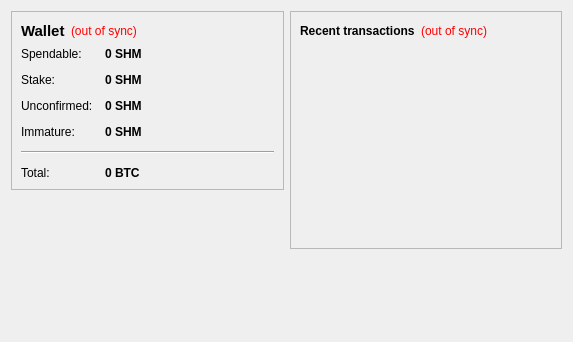
<?xml version="1.0" encoding="UTF-8"?>
<ui version="4.0">
 <class>OverviewPage</class>
 <widget class="QWidget" name="OverviewPage">
  <property name="geometry">
   <rect>
    <x>0</x>
    <y>0</y>
    <width>573</width>
    <height>342</height>
   </rect>
  </property>
  <property name="windowTitle">
   <string>Form</string>
  </property>
  <layout class="QHBoxLayout" name="horizontalLayout" stretch="1,1">
   <item>
    <layout class="QVBoxLayout" name="verticalLayout_2">
     <item>
      <widget class="QFrame" name="frame">
       <property name="frameShape">
        <enum>QFrame::StyledPanel</enum>
       </property>
       <property name="frameShadow">
        <enum>QFrame::Raised</enum>
       </property>
       <layout class="QVBoxLayout" name="verticalLayout_4">
        <item>
         <layout class="QHBoxLayout" name="horizontalLayout_4">
          <item>
           <widget class="QLabel" name="label_5">
            <property name="font">
             <font>
              <pointsize>11</pointsize>
              <weight>75</weight>
              <bold>true</bold>
             </font>
            </property>
            <property name="text">
             <string>Wallet</string>
            </property>
           </widget>
          </item>
          <item>
           <widget class="QLabel" name="labelWalletStatus">
            <property name="toolTip">
             <string>The displayed information may be out of date. Your wallet automatically synchronizes with the Saham network after a connection is established, but this process has not completed yet.</string>
            </property>
            <property name="styleSheet">
             <string notr="true">QLabel { color: red; }</string>
            </property>
            <property name="text">
             <string notr="true">(out of sync)</string>
            </property>
            <property name="alignment">
             <set>Qt::AlignLeading|Qt::AlignLeft|Qt::AlignVCenter</set>
            </property>
           </widget>
          </item>
          <item>
           <spacer name="horizontalSpacer_2">
            <property name="orientation">
             <enum>Qt::Horizontal</enum>
            </property>
            <property name="sizeHint" stdset="0">
             <size>
              <width>40</width>
              <height>20</height>
             </size>
            </property>
           </spacer>
          </item>
         </layout>
        </item>
        <item>
         <layout class="QFormLayout" name="formLayout_2">
          <property name="fieldGrowthPolicy">
           <enum>QFormLayout::AllNonFixedFieldsGrow</enum>
          </property>
          <property name="horizontalSpacing">
           <number>12</number>
          </property>
          <property name="verticalSpacing">
           <number>12</number>
          </property>
          <item row="0" column="0">
           <widget class="QLabel" name="label">
            <property name="text">
             <string>Spendable:</string>
            </property>
           </widget>
          </item>
          <item row="0" column="1">
           <widget class="QLabel" name="labelBalance">
            <property name="font">
             <font>
              <weight>75</weight>
              <bold>true</bold>
             </font>
            </property>
            <property name="cursor">
             <cursorShape>IBeamCursor</cursorShape>
            </property>
            <property name="toolTip">
             <string>Your current spendable balance</string>
            </property>
            <property name="text">
             <string notr="true">0 SHM</string>
            </property>
            <property name="textInteractionFlags">
             <set>Qt::LinksAccessibleByMouse|Qt::TextSelectableByKeyboard|Qt::TextSelectableByMouse</set>
            </property>
           </widget>
          </item>
          <item row="1" column="0">
           <widget class="QLabel" name="label_6">
            <property name="text">
             <string>Stake:</string>
            </property>
           </widget>
          </item>
          <item row="1" column="1">
           <widget class="QLabel" name="labelStake">
            <property name="font">
             <font>
              <weight>75</weight>
              <bold>true</bold>
             </font>
            </property>
            <property name="cursor">
             <cursorShape>IBeamCursor</cursorShape>
            </property>
            <property name="toolTip">
             <string>Total of coins that was staked, and do not yet count toward the current balance</string>
            </property>
            <property name="text">
             <string notr="true">0 SHM</string>
            </property>
            <property name="textInteractionFlags">
             <set>Qt::LinksAccessibleByMouse|Qt::TextSelectableByKeyboard|Qt::TextSelectableByMouse</set>
            </property>
           </widget>
          </item>
          <item row="2" column="0">
           <widget class="QLabel" name="label_3">
            <property name="text">
             <string>Unconfirmed:</string>
            </property>
           </widget>
          </item>
          <item row="2" column="1">
           <widget class="QLabel" name="labelUnconfirmed">
            <property name="font">
             <font>
              <weight>75</weight>
              <bold>true</bold>
             </font>
            </property>
            <property name="cursor">
             <cursorShape>IBeamCursor</cursorShape>
            </property>
            <property name="toolTip">
             <string>Total of transactions that have yet to be confirmed, and do not yet count toward the current balance</string>
            </property>
            <property name="text">
             <string notr="true">0 SHM</string>
            </property>
            <property name="textInteractionFlags">
             <set>Qt::LinksAccessibleByMouse|Qt::TextSelectableByKeyboard|Qt::TextSelectableByMouse</set>
            </property>
           </widget>
          </item>
          <item row="3" column="0">
           <widget class="QLabel" name="labelImmatureText">
            <property name="text">
             <string>Immature:</string>
            </property>
           </widget>
          </item>
          <item row="3" column="1">
           <widget class="QLabel" name="labelImmature">
            <property name="font">
             <font>
              <weight>75</weight>
              <bold>true</bold>
             </font>
            </property>
            <property name="toolTip">
             <string>Mined balance that has not yet matured</string>
            </property>
            <property name="text">
             <string notr="true">0 SHM</string>
            </property>
            <property name="textInteractionFlags">
             <set>Qt::LinksAccessibleByMouse|Qt::TextSelectableByKeyboard|Qt::TextSelectableByMouse</set>
            </property>
           </widget>
          </item>
          <item row="4" column="0" colspan="2">
           <widget class="Line" name="line">
            <property name="orientation">
             <enum>Qt::Horizontal</enum>
            </property>
           </widget>
          </item>
          <item row="5" column="0">
           <widget class="QLabel" name="labelTotalText">
            <property name="text">
             <string>Total:</string>
            </property>
           </widget>
          </item>
          <item row="5" column="1">
           <widget class="QLabel" name="labelTotal">
            <property name="font">
             <font>
              <weight>75</weight>
              <bold>true</bold>
             </font>
            </property>
            <property name="cursor">
             <cursorShape>IBeamCursor</cursorShape>
            </property>
            <property name="toolTip">
             <string>Your current total balance</string>
            </property>
            <property name="text">
             <string notr="true">0 BTC</string>
            </property>
            <property name="textInteractionFlags">
             <set>Qt::LinksAccessibleByMouse|Qt::TextSelectableByKeyboard|Qt::TextSelectableByMouse</set>
            </property>
           </widget>
          </item>
         </layout>
        </item>
       </layout>
      </widget>
     </item>
     <item>
      <spacer name="verticalSpacer">
       <property name="orientation">
        <enum>Qt::Vertical</enum>
       </property>
       <property name="sizeHint" stdset="0">
        <size>
         <width>20</width>
         <height>40</height>
        </size>
       </property>
      </spacer>
     </item>
    </layout>
   </item>
   <item>
    <layout class="QVBoxLayout" name="verticalLayout_3">
     <item>
      <widget class="QFrame" name="frame_2">
       <property name="frameShape">
        <enum>QFrame::StyledPanel</enum>
       </property>
       <property name="frameShadow">
        <enum>QFrame::Raised</enum>
       </property>
       <layout class="QVBoxLayout" name="verticalLayout">
        <item>
         <layout class="QHBoxLayout" name="horizontalLayout_2">
          <item>
           <widget class="QLabel" name="label_4">
            <property name="text">
             <string>&lt;b&gt;Recent transactions&lt;/b&gt;</string>
            </property>
           </widget>
          </item>
          <item>
           <widget class="QLabel" name="labelTransactionsStatus">
            <property name="toolTip">
             <string>The displayed information may be out of date. Your wallet automatically synchronizes with the Saham network after a connection is established, but this process has not completed yet.</string>
            </property>
            <property name="styleSheet">
             <string notr="true">QLabel { color: red; }</string>
            </property>
            <property name="text">
             <string notr="true">(out of sync)</string>
            </property>
            <property name="alignment">
             <set>Qt::AlignRight|Qt::AlignTrailing|Qt::AlignVCenter</set>
            </property>
           </widget>
          </item>
          <item>
           <spacer name="horizontalSpacer">
            <property name="orientation">
             <enum>Qt::Horizontal</enum>
            </property>
            <property name="sizeHint" stdset="0">
             <size>
              <width>40</width>
              <height>20</height>
             </size>
            </property>
           </spacer>
          </item>
         </layout>
        </item>
        <item>
         <widget class="QListView" name="listTransactions">
          <property name="styleSheet">
           <string notr="true">QListView { background: transparent; }</string>
          </property>
          <property name="frameShape">
           <enum>QFrame::NoFrame</enum>
          </property>
          <property name="verticalScrollBarPolicy">
           <enum>Qt::ScrollBarAlwaysOff</enum>
          </property>
          <property name="horizontalScrollBarPolicy">
           <enum>Qt::ScrollBarAlwaysOff</enum>
          </property>
          <property name="selectionMode">
           <enum>QAbstractItemView::NoSelection</enum>
          </property>
         </widget>
        </item>
       </layout>
      </widget>
     </item>
     <item>
      <spacer name="verticalSpacer_2">
       <property name="orientation">
        <enum>Qt::Vertical</enum>
       </property>
       <property name="sizeHint" stdset="0">
        <size>
         <width>20</width>
         <height>40</height>
        </size>
       </property>
      </spacer>
     </item>
    </layout>
   </item>
  </layout>
 </widget>
 <resources/>
 <connections/>
</ui>
